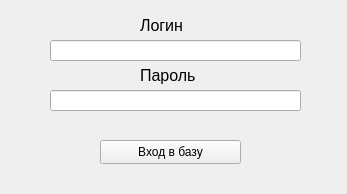
<?xml version="1.0" encoding="UTF-8"?>
<ui version="4.0">
 <class>MainWindow</class>
 <widget class="QMainWindow" name="MainWindow">
  <property name="geometry">
   <rect>
    <x>0</x>
    <y>0</y>
    <width>347</width>
    <height>194</height>
   </rect>
  </property>
  <property name="windowTitle">
   <string>Вход</string>
  </property>
  <widget class="QWidget" name="centralwidget">
   <widget class="QLineEdit" name="lineEdit">
    <property name="geometry">
     <rect>
      <x>50</x>
      <y>40</y>
      <width>251</width>
      <height>21</height>
     </rect>
    </property>
   </widget>
   <widget class="QLineEdit" name="lineEdit_2">
    <property name="geometry">
     <rect>
      <x>50</x>
      <y>90</y>
      <width>251</width>
      <height>21</height>
     </rect>
    </property>
   </widget>
   <widget class="QPushButton" name="pushButton">
    <property name="geometry">
     <rect>
      <x>100</x>
      <y>140</y>
      <width>141</width>
      <height>24</height>
     </rect>
    </property>
    <property name="text">
     <string>Вход в базу</string>
    </property>
   </widget>
   <widget class="QLabel" name="label">
    <property name="geometry">
     <rect>
      <x>140</x>
      <y>60</y>
      <width>91</width>
      <height>31</height>
     </rect>
    </property>
    <property name="font">
     <font>
      <pointsize>12</pointsize>
     </font>
    </property>
    <property name="text">
     <string>Пароль</string>
    </property>
   </widget>
   <widget class="QLabel" name="label_2">
    <property name="geometry">
     <rect>
      <x>140</x>
      <y>10</y>
      <width>91</width>
      <height>31</height>
     </rect>
    </property>
    <property name="font">
     <font>
      <pointsize>12</pointsize>
     </font>
    </property>
    <property name="text">
     <string>Логин</string>
    </property>
   </widget>
  </widget>
 </widget>
 <resources/>
 <connections/>
</ui>
